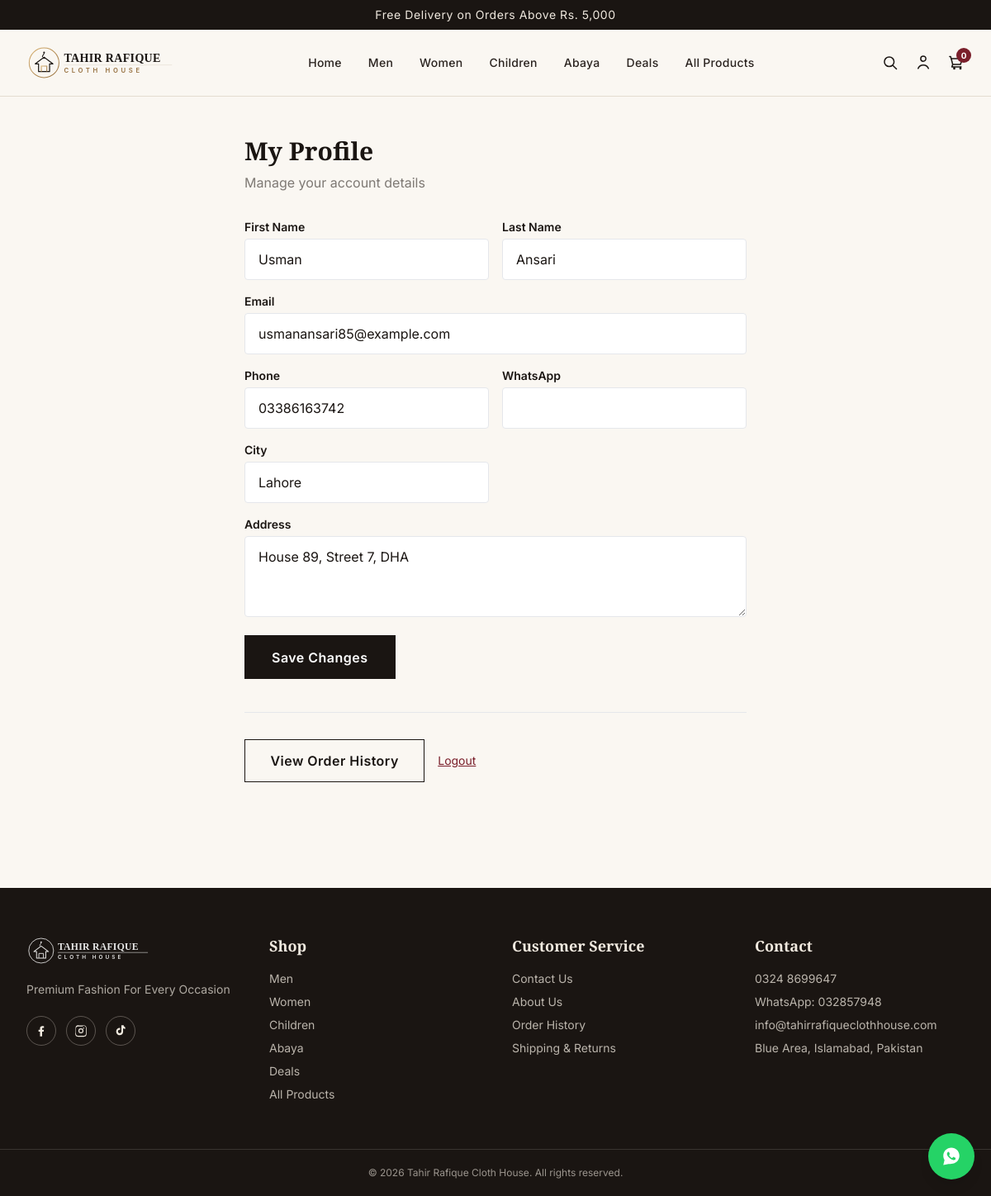
/account/profile/ (signed in), run on the app's committed database.
### apps/core/models.py (models this page shows, shortened)
class PromoBanner(models.Model):
    text = models.CharField(max_length=255)
    link = models.CharField(max_length=200, blank=True)
    active = models.BooleanField(default=True)
    order = models.PositiveIntegerField(default=0)
    class Meta:
        ordering = ['order']

class SiteSettings(models.Model):
    store_name = models.CharField(max_length=150, default="Tahir Rafique Cloth House")
    tagline = models.CharField(max_length=200, default="Premium Fashion For Every Occasion")
    logo = models.ImageField(upload_to='site/', blank=True, null=True)
    favicon = models.ImageField(upload_to='site/', blank=True, null=True)
    whatsapp_number = models.CharField(
        max_length=20, default="032857948",
        help_text="Local Pakistani number, e.g. 032857948. Converted automatically for WhatsApp links."
    )
    support_phone = models.CharField(max_length=20, default="032857948")
    email = models.EmailField(default="info@tahirrafiqueclothhouse.com")
    address = models.CharField(max_length=255, default="Blue Area, Islamabad, Pakistan")
    facebook_url = models.URLField(blank=True, default="https://facebook.com")
    instagram_url = models.URLField(blank=True, default="https://instagram.com")
    tiktok_url = models.URLField(blank=True, default="https://tiktok.com")
    delivery_charges = models.DecimalField(max_digits=8, decimal_places=2, default=250,
                                            validators=[MinValueValidator(0)])
    free_delivery_threshold = models.DecimalField(max_digits=10, decimal_places=2, default=5000,
                                                    validators=[MinValueValidator(0)])
    currency_symbol = models.CharField(max_length=10, default="Rs.")
    announcement_text = models.CharField(
        max_length=255, blank=True,
        default="Free Delivery on Orders Above Rs. 5,000"
    )
    updated_at = models.DateTimeField(auto_now=True)
    class Meta:
        verbose_name = "Site Settings"
        verbose_name_plural = "Site Settings"
    @classmethod
    def load(cls):
        obj, _ = cls.objects.get_or_create(pk=1)
        return obj
    @property
    def whatsapp_international(self):
        digits = re.sub(r'\D', '', self.whatsapp_number or '')
        if digits.startswith('0'):
            digits = digits[1:]
        if not digits.startswith('92'):
            digits = '92' + digits
        return digits

### apps/accounts/models.py (models this page shows, shortened)
class Profile(models.Model):
    user = models.OneToOneField(User, on_delete=models.CASCADE, related_name='profile')
    phone = models.CharField(max_length=20, blank=True)
    whatsapp = models.CharField(max_length=20, blank=True)
    address = models.TextField(blank=True)
    city = models.CharField(max_length=100, blank=True)

### apps/accounts/views.py (the view)
# urls.py: path('profile/', views.profile_view, name='profile'),
@login_required
def profile_view(request):
    profile, _ = Profile.objects.get_or_create(user=request.user)
    if request.method == 'POST':
        form = ProfileForm(request.POST, instance=profile, initial={
            'first_name': request.user.first_name,
            'last_name': request.user.last_name,
            'email': request.user.email,
        })
        if form.is_valid():
            form.save()
            messages.success(request, "Profile updated successfully.")
            return redirect('accounts:profile')
    else:
        form = ProfileForm(instance=profile, initial={
            'first_name': request.user.first_name,
            'last_name': request.user.last_name,
            'email': request.user.email,
        })
    return render(request, 'accounts/profile.html', {'form': form})

### apps/accounts/forms.py (shortened to what this page needs)
class ProfileForm(forms.ModelForm):
    first_name = forms.CharField(max_length=100, required=True, widget=forms.TextInput(attrs={'class': INPUT_CLASS}))
    last_name = forms.CharField(max_length=100, required=False, widget=forms.TextInput(attrs={'class': INPUT_CLASS}))
    email = forms.EmailField(required=True, widget=forms.EmailInput(attrs={'class': INPUT_CLASS}))
    class Meta:
        model = Profile
        fields = ['phone', 'whatsapp', 'address', 'city']
        widgets = {
            'phone': forms.TextInput(attrs={'class': INPUT_CLASS}),
            'whatsapp': forms.TextInput(attrs={'class': INPUT_CLASS}),
            'address': forms.Textarea(attrs={'class': INPUT_CLASS, 'rows': 3}),
            'city': forms.TextInput(attrs={'class': INPUT_CLASS}),
        }

### apps/cart/cart.py (called while the page is built)
    def __len__(self):
        return sum(item['quantity'] for item in self.cart.values())

### apps/cart/context_processors.py (called while the page is built)
def cart(request):
    return {'cart': Cart(request)}

### apps/core/context_processors.py (called while the page is built)
def site_settings(request):
    settings_obj = SiteSettings.load()
    announcement = PromoBanner.objects.filter(active=True).first()
    return {
        'site_settings': settings_obj,
        'announcement_banner': announcement,
    }

### apps/dashboard/context.py (called while the page is built)
def dashboard_counts(request):
    if not request.path.startswith('/dashboard/') or not request.user.is_authenticated:
        return {}
    return {
        'nav_pending_orders': Order.objects.filter(status=Order.STATUS_PENDING).count(),
        'nav_unread_messages': ContactMessage.objects.filter(is_read=False).count(),
        'nav_pending_reviews': Review.objects.filter(approved=False).count(),
    }

### templates/accounts/profile.html (shortened to what this page needs)
{% extends 'base.html' %}
{% block content %}
<div class="max-w-2xl mx-auto px-4 sm:px-6 lg:px-8 py-12">
  <h1 class="font-serif text-3xl font-bold mb-2">My Profile</h1>
  <p class="text-charcoal/60 mb-8">Manage your account details</p>
  <form method="post" class="space-y-4">
    <div class="grid grid-cols-2 gap-4">
      <div>
        <label class="block text-sm font-semibold mb-1">First Name</label>
        {{ form.first_name }}
      </div>
      <div>
        <label class="block text-sm font-semibold mb-1">Last Name</label>
        {{ form.last_name }}
      </div>
    </div>
    <div>
      <label class="block text-sm font-semibold mb-1">Email</label>
      {{ form.email }}
    </div>
    <div class="grid grid-cols-2 gap-4">
      <div>
        <label class="block text-sm font-semibold mb-1">Phone</label>
        {{ form.phone }}
      </div>
      <div>
        <label class="block text-sm font-semibold mb-1">WhatsApp</label>
        {{ form.whatsapp }}
      </div>
    </div>
    <div class="grid grid-cols-2 gap-4">
      <div>
        <label class="block text-sm font-semibold mb-1">City</label>
        {{ form.city }}
      </div>
    </div>
    <div>
      <label class="block text-sm font-semibold mb-1">Address</label>
      {{ form.address }}
    </div>
    <button type="submit" class="btn-primary">Save Changes</button>
  </form>
  <div class="mt-10 pt-8 border-t border-line flex flex-wrap gap-4">
    <a href="{% url 'orders:history' %}" class="btn-outline">View Order History</a>
    <a href="{% url 'accounts:logout' %}" class="text-maroon text-sm self-center underline">Logout</a>
  </div>
</div>
{% endblock %}

### templates/base.html (shortened to what this page needs)
{% load static %}
<!DOCTYPE html>
<html lang="en">
<head>
<script src="https://cdn.tailwindcss.com"></script>
<link rel="stylesheet" href="{% static 'css/style.css' %}">
</head>
<body class="bg-cream text-ink antialiased">
{% if announcement_banner %}
<div class="announcement-bar text-center text-xs sm:text-sm py-2 px-4">
  {{ announcement_banner.text }}
</div>
{% endif %}
{% include 'includes/header.html' %}
<main>
{% block content %}{% endblock %}
</main>
{% include 'includes/footer.html' %}
<a href="https://wa.me/{{ site_settings.whatsapp_international }}" target="_blank" rel="noopener"
   class="fixed bottom-5 right-5 z-50 btn-whatsapp rounded-full w-14 h-14 flex items-center justify-center shadow-lg"
   aria-label="Chat on WhatsApp">
</a>
</body>
</html>

### templates/includes/footer.html (shortened to what this page needs)
{% load static %}
<footer class="bg-ink text-sand mt-20">
  <div class="max-w-7xl mx-auto px-4 sm:px-6 lg:px-8 py-14 grid grid-cols-2 md:grid-cols-4 gap-10">
    <div class="col-span-2 md:col-span-1">
      <img src="{% static 'img/logo.svg' %}" alt="{{ site_settings.store_name }}" class="h-10 w-auto mb-4 brightness-0 invert opacity-90">
      <p class="text-sm text-sand/70 leading-relaxed">{{ site_settings.tagline }}</p>
      <div class="flex gap-3 mt-5">
        <a href="{{ site_settings.facebook_url }}" class="w-9 h-9 rounded-full border border-sand/30 flex items-center justify-center hover:bg-gold hover:border-gold transition" aria-label="Facebook">
          <svg xmlns="http://www.w3.org/2000/svg" class="h-4 w-4" fill="currentColor" viewBox="0 0 24 24"><path d="M13.5 22v-8.4h2.8l.4-3.3h-3.2V8.2c0-.95.27-1.6 1.63-1.6h1.74V3.6C15.9 3.5 14.9 3.4 13.7 3.4c-2.4 0-4 1.5-4 4.2v2.7H7v3.3h2.7V22h3.8z"/></svg>
        </a>
        <a href="{{ site_settings.instagram_url }}" class="w-9 h-9 rounded-full border border-sand/30 flex items-center justify-center hover:bg-gold hover:border-gold transition" aria-label="Instagram">
        </a>
        <a href="{{ site_settings.tiktok_url }}" class="w-9 h-9 rounded-full border border-sand/30 flex items-center justify-center hover:bg-gold hover:border-gold transition" aria-label="TikTok">
          <svg xmlns="http://www.w3.org/2000/svg" class="h-4 w-4" fill="currentColor" viewBox="0 0 24 24"><path d="M14.5 2h3.1c.2 1.6 1.2 3 2.9 3.5v3.1c-1.4 0-2.7-.4-3.9-1.2v6.3c0 3.5-2.8 6.3-6.3 6.3S4 16.7 4 13.2s2.8-6.3 6.3-6.3c.3 0 .6 0 .9.06v3.2a3 3 0 00-.9-.14 3.15 3.15 0 100 6.3c1.75 0 3.15-1.4 3.15-3.15V2z"/></svg>
        </a>
      </div>
    </div>
    <div>
      <h4 class="font-serif font-bold text-lg mb-4">Shop</h4>
      <ul class="space-y-2 text-sm text-sand/75">
        <li><a href="{% url 'products:category' 'men' %}" class="hover:text-gold">Men</a></li>
        <li><a href="{% url 'products:category' 'women' %}" class="hover:text-gold">Women</a></li>
        <li><a href="{% url 'products:category' 'children' %}" class="hover:text-gold">Children</a></li>
        <li><a href="{% url 'products:category' 'abaya' %}" class="hover:text-gold">Abaya</a></li>
        <li><a href="{% url 'products:deals' %}" class="hover:text-gold">Deals</a></li>
        <li><a href="{% url 'products:shop' %}" class="hover:text-gold">All Products</a></li>
      </ul>
    </div>
    <div>
      <h4 class="font-serif font-bold text-lg mb-4">Customer Service</h4>
      <ul class="space-y-2 text-sm text-sand/75">
        <li><a href="{% url 'contact:contact' %}" class="hover:text-gold">Contact Us</a></li>
        <li><a href="{% url 'pages:about' %}" class="hover:text-gold">About Us</a></li>
        <li><a href="{% url 'orders:history' %}" class="hover:text-gold">Order History</a></li>
        <li><a href="{% url 'products:shop' %}" class="hover:text-gold">Shipping & Returns</a></li>
      </ul>
    </div>
    <div>
      <h4 class="font-serif font-bold text-lg mb-4">Contact</h4>
      <ul class="space-y-2 text-sm text-sand/75">
        <li>{{ site_settings.support_phone }}</li>
        <li>WhatsApp: {{ site_settings.whatsapp_number }}</li>
        <li>{{ site_settings.email }}</li>
        <li>{{ site_settings.address }}</li>
      </ul>
    </div>
  </div>
  <div class="border-t border-sand/15 py-5 text-center text-xs text-sand/60">
    &copy; {% now "Y" %} {{ site_settings.store_name }}. All rights reserved.
  </div>
</footer>

### static/css/style.css (style rules this page uses)
:root { --color-ink: #1a1512; --color-charcoal: #2b2420; --color-cream: #faf7f2; --color-sand: #f0e9df; --color-gold: #b8925a; --color-gold-dark: #96703f; --color-maroon: #7a1f2b; --color-line: #e4dcd0; --font-serif: 'Playfair Display', Georgia, serif; --font-sans: 'Inter', -apple-system, BlinkMacSystemFont, sans-serif; }
body { font-family: var(--font-sans); color: var(--color-ink); background: var(--color-cream); }
.font-serif { font-family: var(--font-serif); }
.announcement-bar { background: var(--color-ink); color: var(--color-sand); letter-spacing: 0.04em; }
.btn-primary { background: var(--color-ink); color: #fff; padding: 0.85rem 2rem; font-weight: 600; letter-spacing: 0.03em; transition: all .25s ease; border: 1px solid var(--color-ink); }
.btn-outline { background: transparent; color: var(--color-ink); border: 1.5px solid var(--color-ink); padding: 0.8rem 1.9rem; font-weight: 600; letter-spacing: 0.03em; transition: all .25s ease; }
.btn-whatsapp { background: #25D366; color: #fff; font-weight: 700; letter-spacing: 0.02em; transition: all .2s ease; }

### data on the page
PromoBanner: text "Free Delivery on Orders Above Rs. 5,000"
Profile: phone "03386163742", city "Lahore", address "House 89, Street 7, DHA"
SiteSettings: tagline "Premium Fashion For Every Occasion", support_phone "0324 8699647", whatsapp_number "032857948", email "info@tahirrafiqueclothhouse.com", address "Blue Area, Islamabad, Pakistan", store_name "Tahir Rafique Cloth House"

### other printed values
{{ cart|length }} "0"
